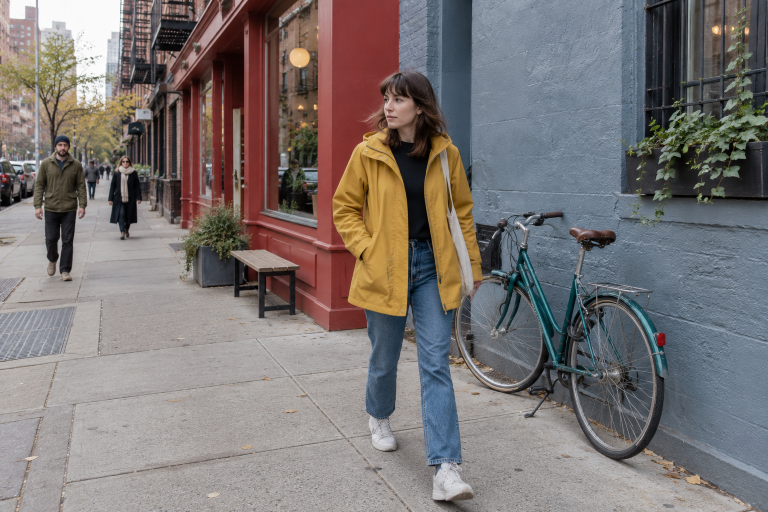
#> input picture web/gr3/film-street-source.png, 1536 x 1024 px (shown at 1/2 size)
$ python preview_gr3_style_filters.py
#> lines starting #> are read from the running program, lines starting #| are printed output that depends on the picture
"""Offline LUT comparison from the repository's existing reference photograph."""
import json,sys
from pathlib import Path
import numpy as np
from PIL import Image,ImageDraw,ImageFont
ROOT=Path(__file__).resolve().parents[1];sys.path.insert(0,str(ROOT))
from scripts.build_gr3_harman_reference import sample_tetrahedral

def generate():
 source=Image.open(ROOT/'web/gr3/film-street-source.png').convert('RGB');source.thumbnail((520,330))
#> in generate, source is the input picture: PIL image 1536x1024 RGB; mean R, G, B 122.9, 116.7, 115.6
#> after `source.thumbnail((520, 330))`:
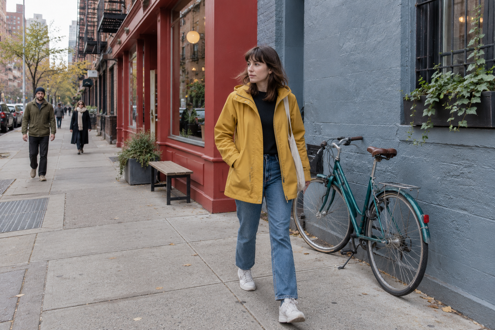
#> source: PIL image 495x330 RGB; mean R, G, B 122.9, 116.7, 115.6
#> (the run stopped early here; a loop or call above may not have finished)
